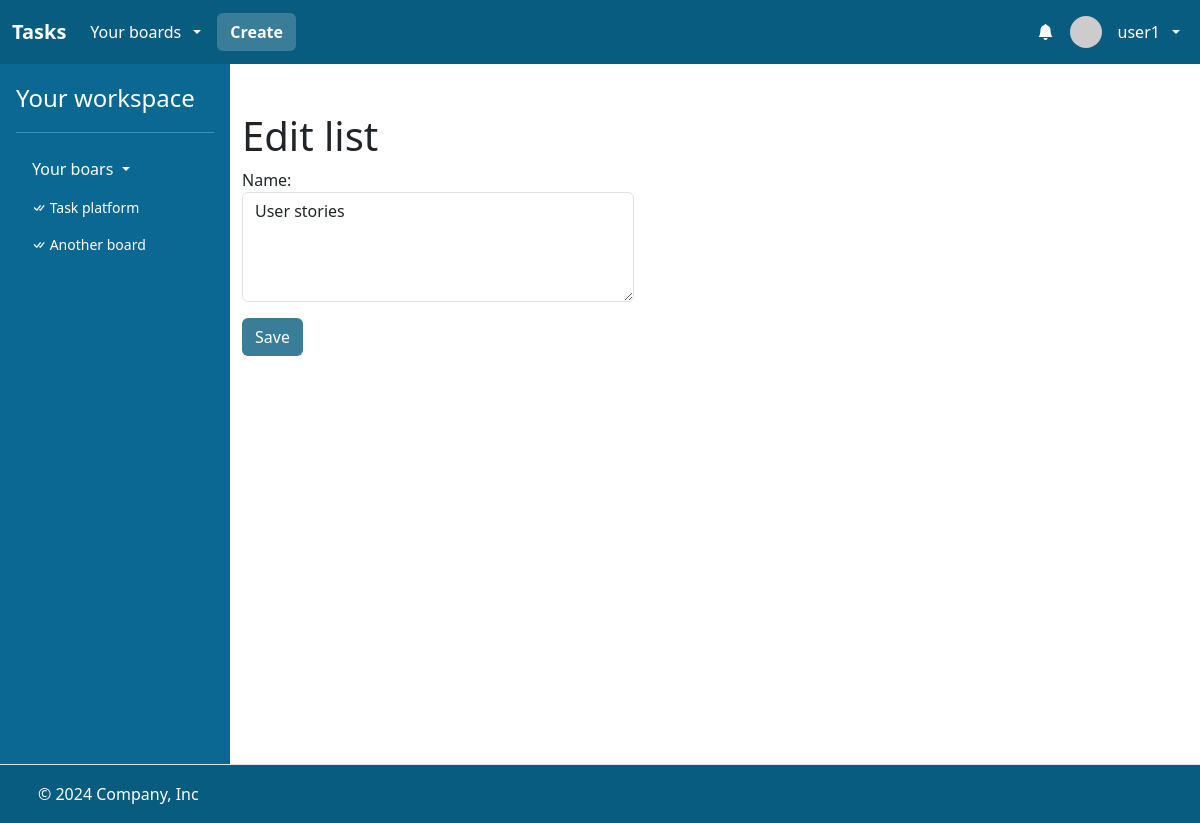
Page /edit_list/207 (signed in) on the committed database.
### task/models.py (models this page shows, shortened)
class User(AbstractUser):
    bio = models.CharField(max_length=256)

class Board(models.Model):
    name = models.CharField(max_length=256)
    description = models.CharField(max_length=256)
    members = models.ManyToManyField(User, related_name="boards")
    created_at = models.DateTimeField(auto_now_add=True)

class List(models.Model):
    board = models.ForeignKey("Board", on_delete=models.CASCADE, related_name="lists")
    name = models.CharField(max_length=256)
    position = models.DecimalField(max_digits=10, decimal_places=2)
    created_at = models.DateTimeField(auto_now_add=True)

### task/views/list_views.py (the view, shortened to what this page needs)
# urls.py: path("edit_list/<int:list_id>", views.edit_list_view, name="edit_list"),
@login_required
def edit_list_view(request, list_id):
    list = List.objects.filter(id=list_id).first()
    if list is None:
        return apology(request, "List does not exist!", 400)
    if request.user not in list.board.members.all():
        return apology(request, "Board does not exist!", 400)
    return render(
        request,
        "task/edit_list.html",
        {
            "list": list,
            "boards": request.user.boards.all(),
            "form": EditListForm(
                initial={
                    "name": list.name,
                }
            ),
        },
    )

### task/forms.py
class EditListForm(forms.Form):
    template_name = "form_snippet.html"
    name = forms.CharField(
        max_length=256,
        widget=forms.Textarea(
            attrs={
                "class": "form-control w-auto single-line-textarea",
                "placeholder": "Name",
                "autofocus": True,
                "rows": 4,
                "cols": 38,
            }
        ),
    )

### task/templates/task/edit_list.html (shortened to what this page needs)
{% extends "task/layout.html" %}
{% block main %}
    <div class="container">
        <div class="mt-5">
            <h1>Edit list</h1>
            <form action="{% url 'edit_list' list.id %}" method="POST">
                {{ form }}
                <input class="btn" style="background: #397D99; color: white;" type="submit" value="Save">
            </form>
        </div>
    </div>
{% endblock %}

### task/templates/task/layout.html (shortened to what this page needs)
<!DOCTYPE html>
{% load static %}
{% load humanize %}
<html lang="en">
    <head>
        <link href="https://cdn.jsdelivr.net/npm/bootstrap@5.3.3/dist/css/bootstrap.min.css" rel="stylesheet">
        <link rel="stylesheet" href="https://cdn.jsdelivr.net/npm/bootstrap-icons@1.3.0/font/bootstrap-icons.css">
        <link href="{% static 'styles.css' %}" rel="stylesheet">
    </head>
    <body class="h-100vh">
        <div class="d-flex flex-column h-100">
            <header>
                <nav class="navbar navbar-expand-lg bg-custom-3"  data-bs-theme="dark">
                    <div class="container-fluid">
                      <a class="navbar-brand fw-bold" href="{% url 'index' %}">Tasks</a>
                      <div class="collapse navbar-collapse" id="navbarHeader">
                        <ul class="navbar-nav me-auto mb-2 mb-lg-0 d-flex align-items-center gap-2">
                            {% if user.is_authenticated %}
                                <li class="nav-item dropdown">
                                    <a class="nav-link dropdown-toggle text-white d-flex align-items-center gap-2" href="#" role="button" data-bs-toggle="dropdown" aria-expanded="false">
                                        <span>Your boards</span>
                                    </a>
                                </li>
                                <li class="nav-item">
                                    <a class="btn fw-bold text-white bg-custom-4" href="{% url 'create_board' %}">Create</a>
                                </li>
                          {% endif %}
                        </ul>
                        {% if user.is_authenticated %}
                        <ul class="navbar-nav ms-auto mb-2 mb-lg-0 f-flex align-items-center">
                            <li class="nav-item dropdown">
                                <a class="nav-link text-white d-relative d-flex align-items-center gap-2" href="#" role="button" id="dropdownMenuClickableInside" data-bs-toggle="dropdown" data-bs-auto-close="outside" aria-expanded="false">
                                    <i class="bi bi-bell-fill"></i>
                                </a>
                            </li>
                            <li class="nav-item dropdown">
                                <a class="nav-link dropdown-toggle text-white d-flex align-items-center gap-2" href="#" role="button" data-bs-toggle="dropdown" aria-expanded="false">
                                    <img src="https://i.pravatar.cc/48?u={{ user.id }}" alt="" width="32" height="32" class="rounded-circle me-2">
                                    <span>{{ user.username }}</span>
                                </a>
                            </li>
                        </ul>
                        {% endif %}
                      </div>
                    </div>
                  </nav>
            </header>
            <main class="flex-fill">
                <div class="d-flex flex-nowrap h-100">
                    {% if user.is_authenticated %}
                    <div class="d-none d-lg-flex flex-column flex-shrink-0 p-3 text-white side-menu-container">
                        <a href="{% url 'index' %}" class="text-decoration-none d-flex align-items-center mb-3 mb-md-0 me-md-auto text-white">
                          <span class="fs-4">Your workspace</span>
                        </a>
                        <hr>
                        <ul class="nav nav-pills flex-column mb-auto">
                          <li class="mb-1">
                            <button class="nav-link text-white collapsed dropdown-toggle" data-bs-toggle="collapse" data-bs-target="#home-collapse" aria-expanded="true">
                                Your boars
                            </button>
                            <div class="collapse show " id="home-collapse">
                                <ul class="btn-toggle-nav list-unstyled fw-normal pb-1 small max-height-490 overflow-auto">
                                    {% for board in boards %}
                                    <li>
                                        <a href="{% url 'board' board.id %}" class="nav-link text-white">
                                            <i class="bi bi-check-all"></i>
                                            {{ board.name }}
                                        </a>
                                    </li>
                                    {% endfor %}
                                </ul>
                            </div>
                          </li>
                        </ul>
                    </div>
                    {% endif %}
                    <div class="flex-fill bg-white min-heigt-700 overflow-x-hidden">
                        {% block main %}
                        {% endblock %}
                    </div>
                </div>
            </main>
            <footer class="d-flex flex-wrap justify-content-between align-items-center py-3 border-top bg-custom-3 border-0">
                <div class="col-md-4 d-flex align-items-center">
                  <a href="/" class="mb-3 me-2 mb-md-0 text-body-secondary lh-1">
                    <svg class="bi" width="30" height="24"><use xlink:href="#bootstrap"></use></svg>
                  </a>
                  <span class="mb-3 mb-md-0 text-white">© 2024 Company, Inc</span>
                </div>
                <ul class="nav col-md-4 justify-content-end list-unstyled d-flex">
                  <li class="ms-3"><a class="text-body-secondary" href="#"><svg class="bi" width="24" height="24"><use xlink:href="#twitter"></use></svg></a></li>
                  <li class="ms-3"><a class="text-body-secondary" href="#"><svg class="bi" width="24" height="24"><use xlink:href="#instagram"></use></svg></a></li>
                  <li class="ms-3"><a class="text-body-secondary" href="#"><svg class="bi" width="24" height="24"><use xlink:href="#facebook"></use></svg></a></li>
                </ul>
            </footer>
        </div>
    </body>
</html>

### task/templates/form_snippet.html (shortened to what this page needs)
{% for field in form %}
    <div class="form-group mb-3">
        {{ field.label_tag }} {{ field }}
    </div>
{% endfor %}

### task/static/styles.css (style rules this page uses)
.bg-custom-3 { background-color: #085c80; }
.bg-custom-4 { background-color: #397d99; }
.h-100 { height: 100%; }
.h-100vh { height: 100vh; }
.side-menu-container { width: 230px; background: #0a6892; }
.max-height-490 { max-height: 490px; }
.min-heigt-700 { min-height: 700px; }
.overflow-x-hidden { overflow-x: hidden; }

### rows in the picture
User: username "user1"
Board: name "Task platform"
Board: name "Another board"
List: form "User stories"

### other values in the picture
{{ field.label_tag }} "Name:"
